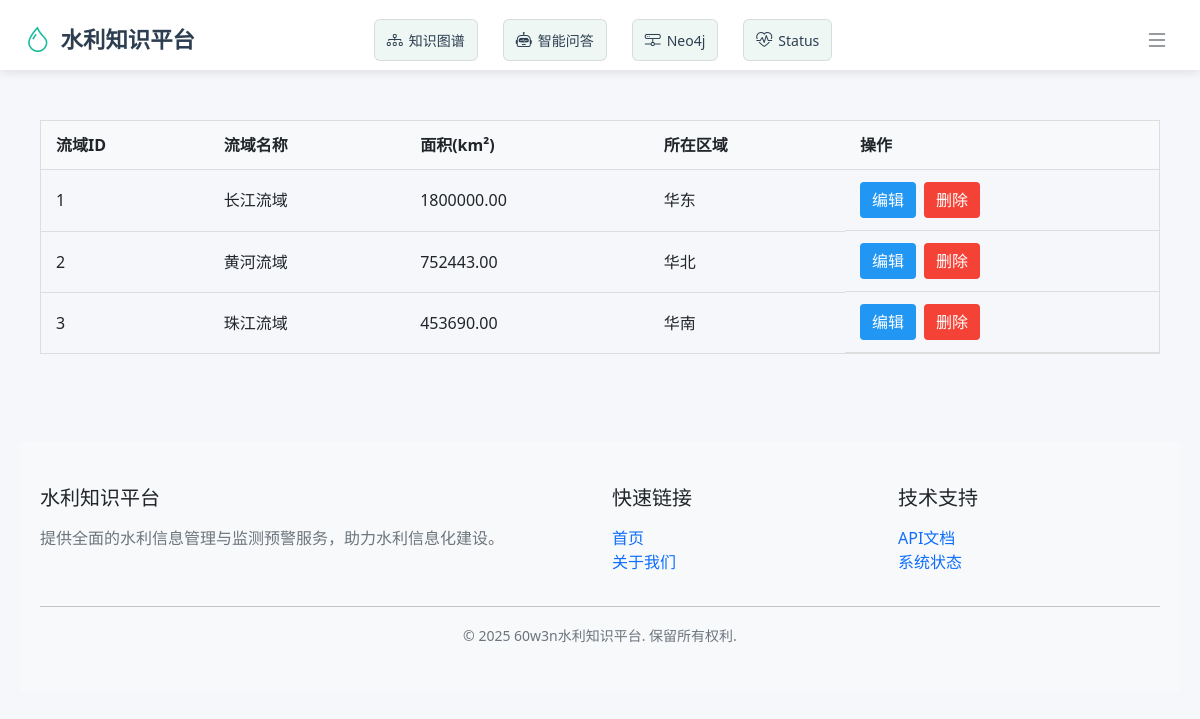
The page /basins/ on the database its author committed.
### app/models.py (models this page shows, shortened)
class Basin(db.Model):
    __tablename__ = 'basins'
    basin_id = db.Column(db.Integer, primary_key=True)
    name = db.Column(db.String(255), nullable=False)
    area = db.Column(db.Float, nullable=False)
    region = db.Column(db.String(255), nullable=False)
    created_at = db.Column(db.DateTime, default=datetime.utcnow)  # 新增字段
    created_at = db.Column(db.DateTime, default=datetime.utcnow)  # 新增字段
    rivers = db.relationship('River', back_populates='basin', cascade='all, delete-orphan')
    weather_stations = db.relationship('WeatherStation', back_populates='basin', cascade='all, delete-orphan')

### app/routes/basins.py (the view)
@basins_bp.route('/')
def list_basins():
    basins = Basin.query.order_by(Basin.basin_id).all()
    return render_template('basins/list.html', basins=basins)

### app/templates/basins/list.html (shortened to what this page needs)
{% extends "base.html" %}
{% block content %}
    <div class="table-container">
        <table class="data-table">
            <thead>
                <tr>
                    <th>流域ID</th>
                    <th>流域名称</th>
                    <th>面积(km²)</th>
                    <th>所在区域</th>
                    <th>操作</th>
                </tr>
            </thead>
            <tbody>
                {% for basin in basins %}
                    <tr>
                        <td>{{ basin.basin_id }}</td>
                        <td>{{ basin.name }}</td>
                        <td>{{ "%.2f"|format(basin.area) }}</td>
                        <td>{{ basin.region }}</td>
                        <td class="actions">
                            <a href="{{ url_for('basin.edit_basin', basin_id=basin.basin_id) }}" class="btn-edit">编辑</a>
                            <form action="{{ url_for('basin.delete_basin', basin_id=basin.basin_id) }}" method="post">
                                <button type="submit" class="btn-delete" onclick="return confirm('确定要删除这个流域吗？')">删除</button>
                            </form>
                        </td>
                    </tr>
                {% else %}
                    <tr>
                        <td colspan="5" class="no-data">暂无流域数据</td>
                    </tr>
                {% endfor %}
            </tbody>
        </table>
    </div>
{% endblock %}

### app/static/style.css (style rules this page uses)
body { font-family: Arial, sans-serif; line-height: 1.6; margin: 0; padding: 20px; color: #333; }
table { width: 100%; border-collapse: collapse; margin-bottom: 20px; }
table, th, td { border: 1px solid #ddd; }
th, td { padding: 12px; text-align: left; }
th { background-color: #f4f4f4; }
button, .btn { padding: 8px 15px; background: #007bff; color: white; border: none; border-radius: 4px; cursor: pointer; text-decoration: none; }
.table-container { overflow-x: auto; }
.data-table { width: 100%; border-collapse: collapse; }
.data-table th, .data-table td { padding: 12px 15px; text-align: left; border-bottom: 1px solid #ddd; }
.data-table th { background-color: #f8f9fa; font-weight: 600; }
.actions { display: flex; gap: 8px; }
.btn-edit { background-color: #2196f3; color: white; padding: 6px 12px; border-radius: 4px; text-decoration: none; }
.btn-delete { background-color: #f44336; color: white; padding: 6px 12px; border: none; border-radius: 4px; cursor: pointer; }

### rows shown on the page
Basin: basin_id "1", name "长江流域", area "1800000.00", region "华东"
Basin: basin_id "2", name "黄河流域", area "752443.00", region "华北"
Basin: basin_id "3", name "珠江流域", area "453690.00", region "华南"
